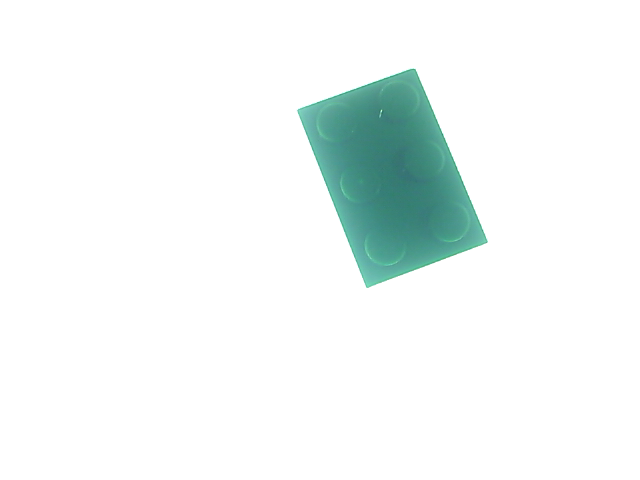
#> input picture solution/input/test/3002_green_001.png, 640 x 480 px, given as the content of the folder input/test/3002_green_002.png, which was not available
$ python feas.py --path input/test/3002_green_001.png --input_path input/test/3002_green_002.png   (older library calls are emulated)
#> lines starting #> are read from the running program, lines starting #| are printed output that depends on the picture; after the words box and inside, x2 and y2 are one past the last pixel; in counts of white or black regions, pixels touching at a corner belong together; pictures that were not available may be replaced by others from this repository, and a replacement may not be noted
### solution/segmentation.py
#! /usr/bin/env python
# -*- coding: utf-8 -*-
# Project:  LEGO_detection
# Filename: segmentation
# Date: 4/15/19
# Author: 😏 <smirk dot cao at gmail dot com>
import cv2 as cv
import numpy as np


class Segmenter(object):
    def __init__(self, min_area=2000, min_perimeter=150):
        self.min_area = min_area
        self.min_perimeter = min_perimeter

    def run(self, img):
        objs = None
        return objs


class SegAdaThresh(Segmenter):
    """
    area and perimeter for filter contour
    """
    def run(self, img):
        adaptive_method = 0
        threshold_type = 1
        block_size = 5
        const_value = 4
        max_value = 200
        # -1 or np.ones*255
        img_info = np.zeros((img.shape[0], int(img.shape[1]/2), img.shape[2]), img.dtype)

        gray = cv.cvtColor(img, cv.COLOR_BGR2GRAY)
        blur = cv.blur(gray, (2, 2))
        thresh = cv.adaptiveThreshold(blur, max_value, adaptive_method, threshold_type, block_size, const_value)
        _, contours, _ = cv.findContours(thresh, cv.RETR_EXTERNAL, cv.CHAIN_APPROX_SIMPLE)
        rst = dict()
        img_rst = img.copy()
        if len(contours) > 0:
            areas = []
            perimeters = []
            contours_filtered = []
            idx = 0
            for contour in contours:
                area = cv.contourArea(contour)
                perimeter = cv.arcLength(contour, True)
                if area > self.min_area and perimeter > self.min_perimeter:
                    areas.append(area)
                    perimeters.append(perimeter)
                    contours_filtered.append(contour)
                    # tag on img
                    cv.drawContours(img, contour, -1, (0, 0, 255), 3, cv.LINE_AA)
                    cv.putText(img, "#{}".format(idx), tuple(contour[0, 0]),
                               cv.FONT_HERSHEY_COMPLEX_SMALL, 1, (255, 0, 0))

                    # tag on img_info
                    cv.putText(img_info, "Perimeter:#{0}:{1:.1f}".format(idx, perimeter), (10, 20+idx*40),
                               cv.FONT_HERSHEY_COMPLEX_SMALL, 1, (51, 204, 153))
                    cv.putText(img_info, "Area:#{0}:{1:.1f}".format(idx, area), (10, 40 + idx * 40),
                               cv.FONT_HERSHEY_COMPLEX_SMALL, 1, (51, 204, 153))
                    idx += 1

            rst["areas"] = areas
            rst["perimeters"] = perimeters
            rst["contours"] = contours_filtered

            img_rst = np.concatenate([img_info, img], axis=1)
        return img_rst, rst

### solution/feas.py
#! /usr/bin/env python
# -*- coding: utf-8 -*-
# Project:  LEGO_detection
# Filename: feas
# Date: 4/15/19
# Author: 😏 <smirk dot cao at gmail dot com>
from segmentation import SegAdaThresh
import cv2 as cv
import numpy as np
import warnings
import logging
import argparse
import os


class Feature(object):
    def extract(self, img, mask=None):
        raise NotImplementedError

    def get_feature(self, img, mask=None):
        logger.info("Not Implemented Error")
        return None


class FeaCircle(Feature):
    """
    for studs detect
    """
    # circle count, max diameter
    # [12 lines left out: function extract, not called in this run]


class FeaColor(Feature):
    # [34 lines left out: functions __init__, extract, get_feature, not called in this run]


class FeaPerimeter(Feature):
    def extract(self, img, mask=None):
        contour = mask
        perimeter = cv.arcLength(contour, True)
        return perimeter

    def get_feature(self, img, mask=None):
        perimeter = self.extract(img, mask=mask)
        return np.array([[perimeter]])


class FeaArea(Feature):
    def extract(self, img, mask=None):
        contour = mask
        area = cv.contourArea(contour)
        return area

    def get_feature(self, img, mask=None):
        area = self.extract(img, mask=mask)
        return np.array([[area]])


class FeaMinAreaRect(Feature):
    """
    return centorid and area
    centroid for grab application
    """
    def extract(self, img, mask=None):
        contour = mask
        rst = cv.minAreaRect(contour)
        x, y = rst[0]
        w, h = rst[1]
        return (x, y), w*h

    def get_feature(self, img, mask=None):
        _, min_area = self.extract(img, mask=mask)
        return np.array([[min_area]])


class FeaHuMoments(Feature):
    def extract(self, img, mask=None):
        pass

    def get_feature(self, img, mask=None):
        pass


class FeaGoodFeatures(Feature):
    def extract(self, img, mask=None):
        contour = mask
        rotated_rect = cv.minAreaRect(contour)
        x, y = rotated_rect[0]
        w, h = rotated_rect[1]
        angle = rotated_rect[2]
        rot_mat = cv.getRotationMatrix2D((x, y), angle, 1)
        rot_img = cv.warpAffine(img, rot_mat, (img.shape[1], img.shape[0]))
        # obj = rot_img[int(y) - int(h / 2):int(y) + int(h / 2), int(x) - int(w / 2):int(x) + int(w / 2)]
        gray = cv.cvtColor(rot_img, cv.COLOR_BGR2GRAY)

        corners = cv.goodFeaturesToTrack(gray, 500, 0.01, 15)
        return corners

    def get_feature(self, img, mask=None):
        corners = self.extract(img, mask=mask)
        return np.array([[corners.shape[0]]])


class FeatureExtractor(object):
    """
    file structure:
    train: input_path/train/filename
    test: input_path/test/filename
    """

    def __init__(self, input_path=None, output_path=None, verbose=True):
        self.input_path = input_path
        self.output_path = output_path
        self.files = []
        self.verbose = verbose
        self.feas = None
        self.seg = SegAdaThresh(min_area=1000, min_perimeter=100)

    def load_images(self):
        # file path
        self.files = []
        for root, dirs, files in os.walk(self.input_path):
            for file in files:
                if file.__contains__(".png"):
                    self.files.append(root + "/" + file)
        if self.verbose:
            logger.info(self.files)
        return self.files

    def process(self):
        labels = []
        x = []
        for file in self.files:
            features = None
            img = cv.imread(file)
#> img is the input picture: shape (480, 640, 3); mean B, G, R 245.6, 246.7, 240.7
            rst, objs = self.seg.run(img.copy())
#> in run, `gray = cv.cvtColor(img, cv.COLOR_BGR2GRAY)`:
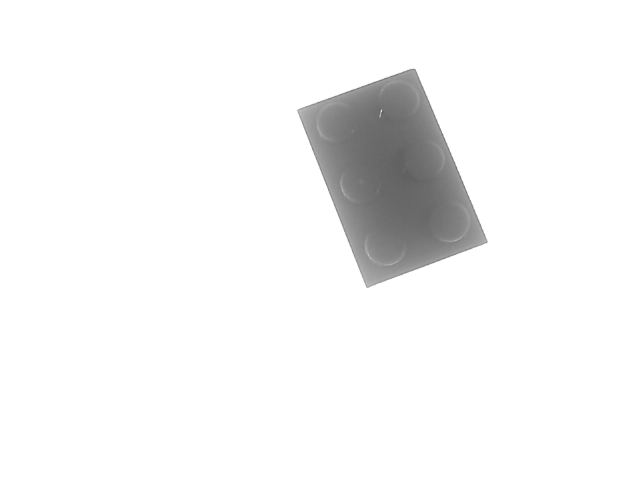
#> gray: shape (480, 640); min 93, max 255, mean 244.8
#> in run, `thresh = cv.adaptiveThreshold(blur, max_value, adaptive_method, thresh..`:
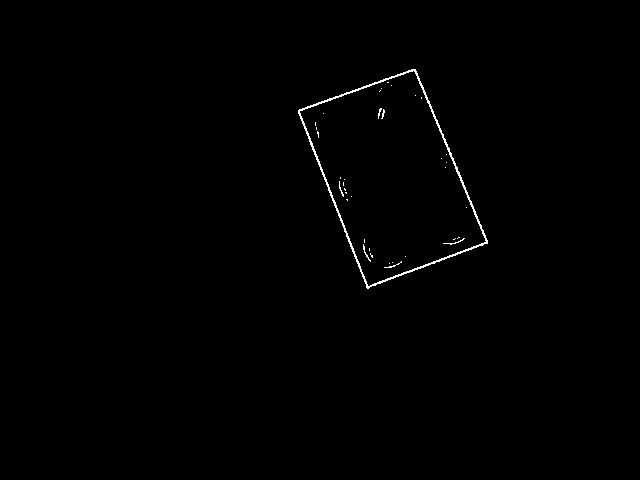
#> thresh: shape (480, 640); values 0 (black) and 200 (white), 0.51% white in thin lines or dots, all inside (x1, y1, x2, y2) = (298, 69, 488, 289)
#> in run, `_, contours, _ = cv.findContours(thresh, cv.RETR_EXTERNAL, cv.CHAIN_AP..`: contours = 1 contour; box (x1, y1, x2, y2) and area: (298, 69, 488, 289) 24066
#> the loop in run, `for contour in contours:` made 1 pass
#> (area, perimeter, idx) on pass 1: (24066.5, 683, 1)
#> after the loop in run, `for contour in contours:`:
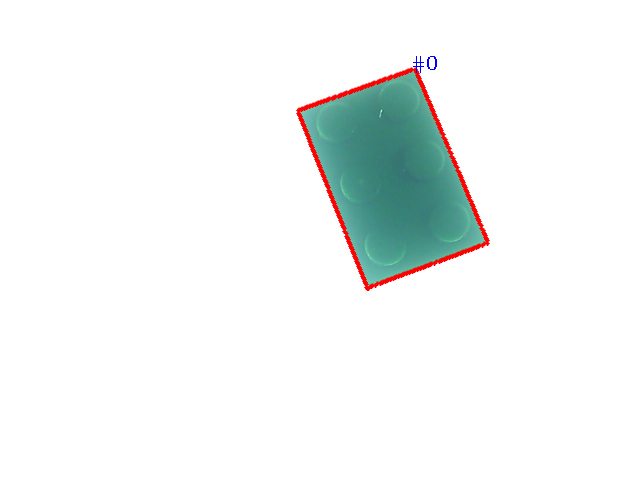
#> img: shape (480, 640, 3); 1.28% of pixels changed, all inside (x1, y1, x2, y2) = (295, 56, 491, 291)
#> after the loop in run, `for contour in contours:`:
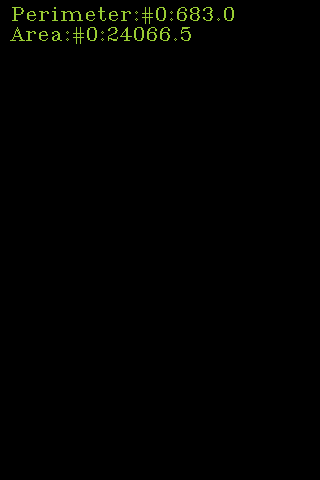
#> img_info: shape (480, 320, 3); mean B, G, R 0.5, 1.8, 1.4
#> after the loop in run, `for contour in contours:`: areas = [24066.5]; contours_filtered has the same summary as contours; idx = 1; perimeters = [683]
#> in run, `img_rst = np.concatenate([img_info, img], axis=1)`:
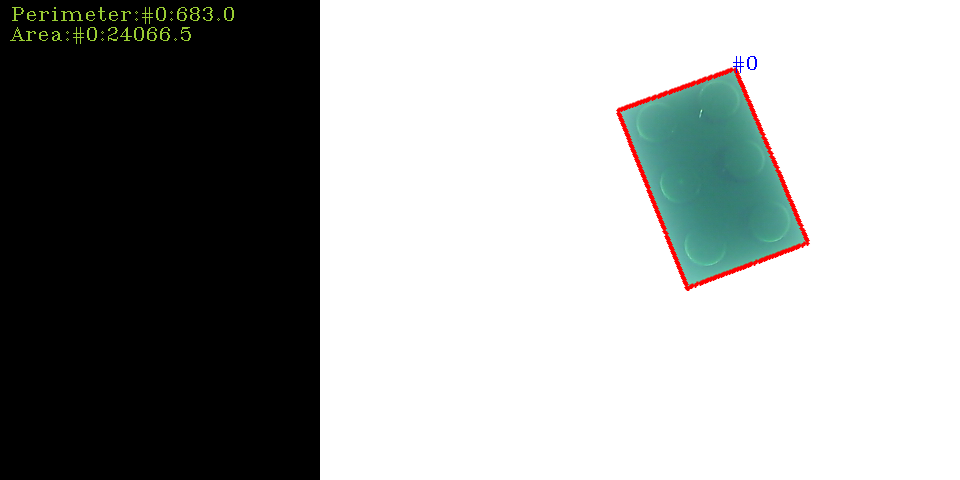
#> img_rst: shape (480, 960, 3); mean B, G, R 162.8, 163.8, 161.4
#> objs = 3 items
            if "contours" in objs.keys():
                contours = objs["contours"]
                if len(contours) > 0:
                    contour = contours[0]
#> contour = contour of 422 points, box (x1, y1, x2, y2) (298, 69, 488, 289), area 24066
                    file = file.replace(self.input_path, self.output_path)

                    # get features
                    for fea in self.feas:
                        if features is None:
                            features = fea.get_feature(img, contour)
                        else:
                            features = np.concatenate([features, fea.get_feature(img, contour)], axis=1)
#> this loop made 4 passes
#> features on pass 3: [[683, 24066.5, 25110.1]]
#> features on pass 4: [[683, 24066.5, 25110.1, 74]]
                    x.append(features)
                    # get labels
                    logger.info(file)
                    labels.append(file.split("/")[-1].split("_")[0])
                else:
                    logger.info(file+" feature extraction failed.")
                    # x.append(x[-1])

        # logger.info("images count: {0}".format(len(labels)))
        # add label
        x = np.array(x)
#> x = [[683, 24066.5, 25110.1, 74]]
        x = np.concatenate([np.array(x).reshape(len(labels), -1), np.array(labels).reshape(-1, 1)], axis=1)
        print("x shape, labels shape", x.shape, np.array(labels).shape)
#| x shape, labels shape (1, 5) (1,)

        if self.verbose:
            logger.info("x shape: {0}".format(x.shape))
        # output
        fpath = os.path.join(self.output_path, "fea.npy")
        if self.verbose:
            logger.info("output feature files {0}.".format(self.output_path))
        np.save(fpath, x)

    # [13 lines left out: function do, not called in this run]

    def summary(self):
        pass

    def add(self, feature):
        # assert feature
        if self.feas is None:
            self.feas = [feature]
        else:
            self.feas.append(feature)
            print("new feature")


warnings.simplefilter("ignore")
logging.basicConfig(level=logging.INFO, format='%(asctime)s - %(name)s - %(levelname)s - %(message)s')
logger = logging.getLogger(__name__)

if __name__ == '__main__':
    ap = argparse.ArgumentParser()
    ap.add_argument("-p", "--path", required=False, help="path to input data file")
    ap.add_argument("-i", "--input_path", required=False, help="path to input data file")
    ap.add_argument("-o", "--output_path", required=False, help="path to input data file")
    args = vars(ap.parse_args())

    logger.info("input path:" + args["input_path"])

    if args["input_path"] is None:
        input_path = "dataset"
    else:
        input_path = args["input_path"]

    if args["output_path"] is None:
        output_path = "feas"
    else:
        output_path = args["output_path"]
    if not os.path.exists(output_path):
        os.makedirs(output_path)

    fe = FeatureExtractor(input_path, output_path)
    fe.add(FeaPerimeter())
    fe.add(FeaArea())
    fe.add(FeaMinAreaRect())
    fe.add(FeaGoodFeatures())
    fe.load_images()
    fe.process()
